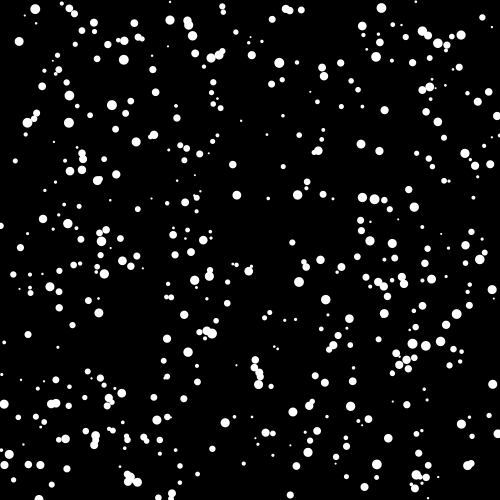
Frame 1 (no input)
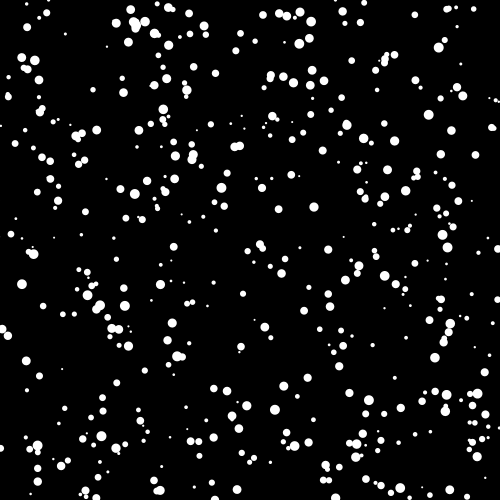
Frame 60 (the mouse pressed at the canvas centre just before this capture)
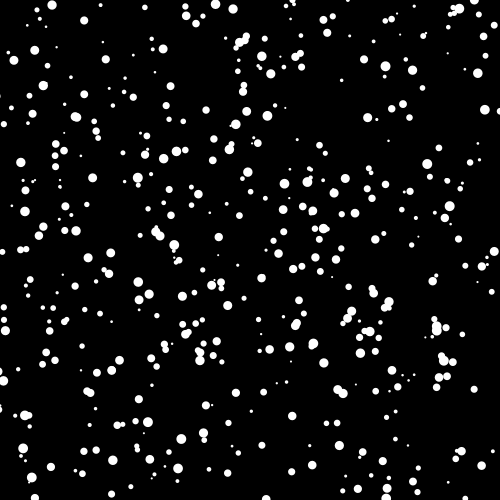
Frame 120 (the mouse held since frame 60 and released just before this capture)

The Processing sketch that drew these frames (run headless with seeded random() and noise(); from frame 60 on, the mouse is pressed at the canvas centre):

// Processing sketch: snow1
// ── snow1.pde
void setup()
{
  size(500, 500);
  
  for(int i = 0 ; i < numSnow ; i ++)
  {
    sx[i] = random(0, width);
    sy[i] = random(0, height);
    sspeed[i] = random(2, 10);
    sSize[i] = random(2, 10);
  }
}

int numSnow = 500;
float[] sx = new float[numSnow];
float[] sy = new float[numSnow];
float[] sspeed = new float[numSnow];
float[] sSize = new float[numSnow];


void draw()
{
  background(0);
  noStroke();
  fill(255);
  for(int i = 0 ; i < numSnow ; i ++)
  {
    ellipse(sx[i], sy[i], sSize[i], sSize[i]);
    sy[i] += sspeed[i];
    sx[i] += random(-5, 5);
    if (sy[i] > height)
    {
      sx[i] = random(0, width);
      sy[i] = 0;
      sspeed[i] = random(2, 10);
      sSize[i] = random(2, 10);
    }
    
  }
}
